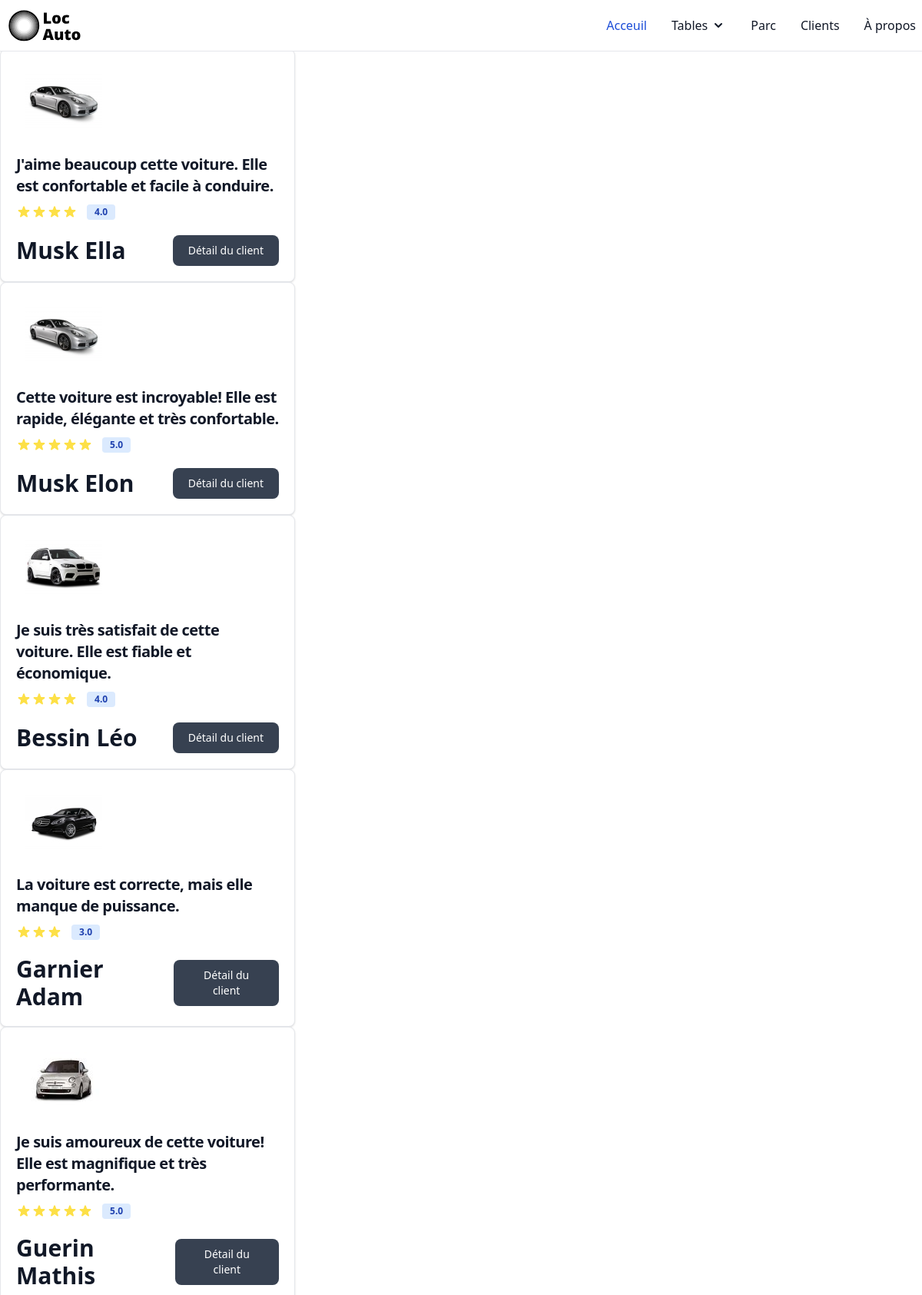
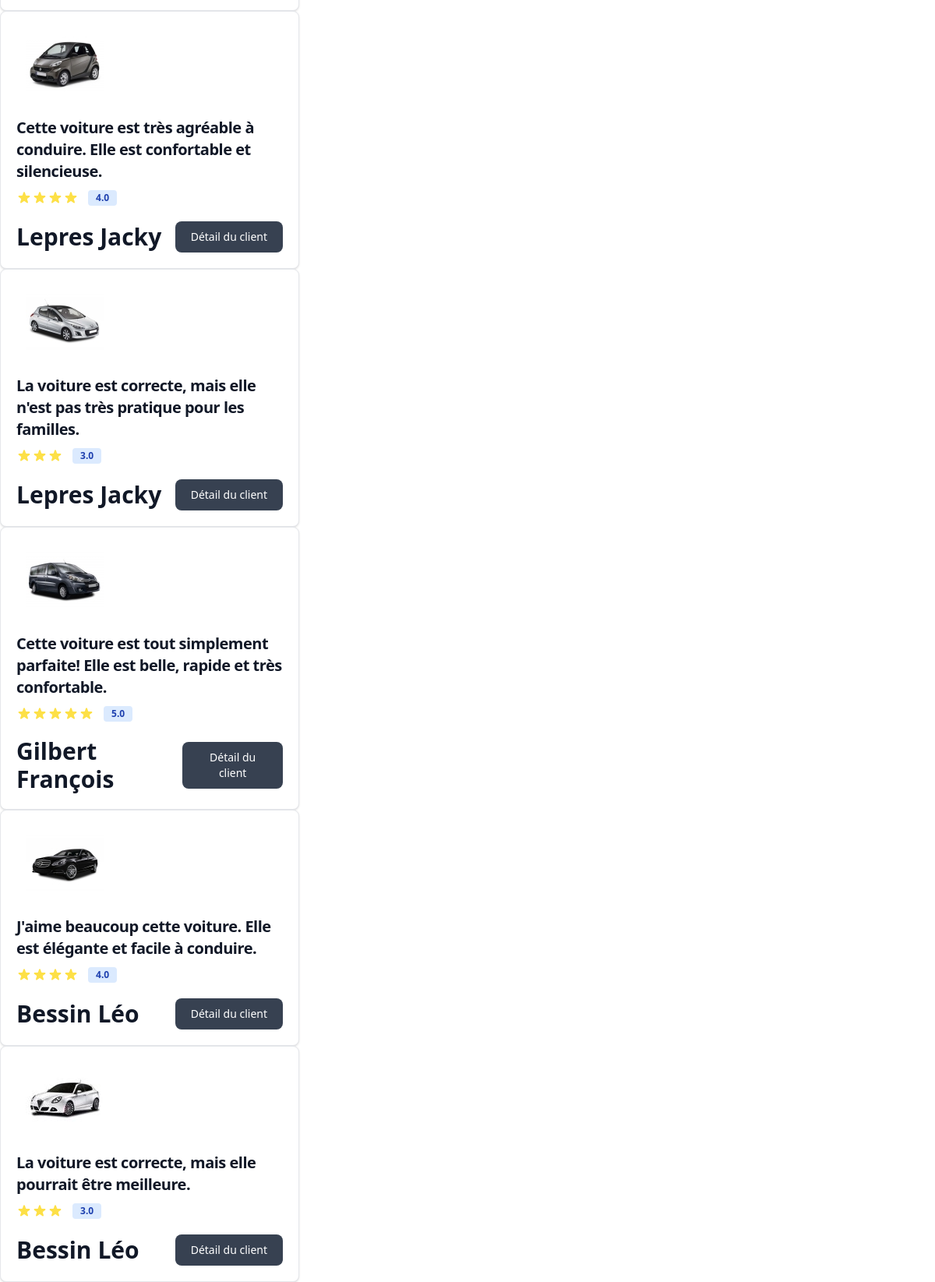
/views/test/opinion.php, run on the app's committed database (2 pictures, top to bottom).
### tables this page shows
CREATE TABLE `Location` (
  `id_location` int(11) NOT NULL,
  `date_debut` date NOT NULL,
  `date_fin` date NOT NULL,
  `compteur_debut` int(11) NOT NULL,
  `compteur_fin` int(11) NOT NULL,
  `id_voiture` varchar(50) NOT NULL,
  `id_client` int(11) NOT NULL
);

CREATE TABLE `Modele` (
  `id_modele` int(11) NOT NULL,
  `libelle` varchar(50) NOT NULL,
  `image` varchar(50) NOT NULL,
  `id_marque` int(11) NOT NULL,
  `id_categorie` varchar(50) NOT NULL
);

CREATE TABLE `Client` (
  `id_client` int(11) NOT NULL,
  `nom` varchar(50) NOT NULL,
  `prenom` varchar(50) NOT NULL,
  `adresse` varchar(50) NOT NULL,
  `id_type_client` int(11) NOT NULL
);

### phpFiles/tools/biblio.php (called while the page is built, shortened)
<?php
function connexionDatabase(): mysqli
{
    return new mysqli(SERVEUR, LOGIN, MDP, BD);
}
?>

### phpFiles/DAO/LocationDao.php (called while the page is built, shortened)
<?php
require_once "../../phpFiles/DAO/VoitureDao.php";
require_once "../../phpFiles/DAO/ClientDao.php";
require_once "../../phpFiles/DAO/OptionDao.php";
require_once "../../phpFiles/tools/biblio.php";
class LocationDao
{
    private static LocationDao $instance;
    private $connexion;
    private function __construct()
    {
        $this->connexion = connexionDatabase();
    }
    public static function getInstance(): LocationDao
    {
        if (!isset(self::$instance)) {
            self::$instance = new LocationDao();
        }
        return self::$instance;
    }
    public function dictToObj($data): LocationClass
    {
        $DaoVoiture = VoitureDao::getInstance();
        $DaoClient = ClientDao::getInstance();
        $DaoOption = OptionDao::getInstance();
        $request_opt =
            "SELECT * FROM Choix_options WHERE id_location=" .
            $data->id_location;
        $request_result_opt = mysqli_query($this->connexion, $request_opt);
        $option = [];
        while ($ligne_opt = mysqli_fetch_object($request_result_opt)) {
            $option[] = $DaoOption->getObjById($ligne_opt->id_option);
        }
        $voiture = $DaoVoiture->getObjById($data->id_voiture);
        $client = $DaoClient->getObjById($data->id_client);
        return new LocationClass(
            $data->id_location,
            $data->date_debut,
            $data->date_fin,
            $data->compteur_debut,
            $data->compteur_fin,
            $voiture,
            $client,
            $option
        );
    }
    public function getAllObj(): array
    {
        $allObj = array();
        $request = "SELECT * FROM Location";
        $request_result = mysqli_query($this->connexion, $request);
        while ($data = mysqli_fetch_object($request_result)) {
            $allObj[] = $this->dictToObj($data);
        }
        return $allObj;
    }
}
?>

### phpFiles/DAO/VoitureDao.php (called while the page is built, shortened)
<?php
require_once "../../phpFiles/DAO/LocationDao.php";
require_once "../../phpFiles/DAO/ModeleDao.php";
require_once "../../phpFiles/tools/biblio.php";
class VoitureDao
{
    private static VoitureDAO $instance;
    private mysqli $connexion;
    private function __construct()
    {
        $this->connexion = connexionDatabase();
    }
    public static function getInstance(): VoitureDao
    {
        if (!isset(self::$instance)) {
            self::$instance = new VoitureDao();
        }
        return self::$instance;
    }
    public function dictToObj($data): VoitureClass
    {
        $DaoModele = ModeleDao::getInstance();
        $modele = $DaoModele->getObjById($data->id_modele);
        return new VoitureClass(
            $data->immatriculation,
            $data->compteur,
            $modele
        );
    }
    public function getObjById($id): ?VoitureClass
    {
        $request = "SELECT * FROM Voiture WHERE immatriculation='$id'";
        $request_result = mysqli_query($this->connexion, $request);
        $data = mysqli_fetch_object($request_result);
        if ($data != null) {
            return $this->dictToObj($data);
        } else {
            return null;
        }
    }
}
?>

### phpFiles/DAO/ClientDao.php (called while the page is built, shortened)
<?php
require_once "../../phpFiles/DAO/LocationDao.php";
require_once "../../phpFiles/tools/biblio.php";
class ClientDao
{
    private static ClientDao $instance;
    public static function getInstance(): ClientDao
    {
        if (!isset(self::$instance)) {
            self::$instance = new ClientDao();
        }
        return self::$instance;
    }
}
?>

### phpFiles/DAO/OptionDao.php (called while the page is built, shortened)
<?php
require_once "../../phpFiles/tools/biblio.php";
class OptionDao
{
    private static OptionDao $instance;
    private mysqli $connexion;
    private function __construct()
    {
        $this->connexion = connexionDatabase();
    }
    public static function getInstance(): OptionDao
    {
        if (!isset(self::$instance)) {
            self::$instance = new OptionDao();
        }
        return self::$instance;
    }
    public function dictToObj($data): OptionClass
    {
        return new OptionClass($data->id_option, $data->libelle, $data->prix);
    }
    public function getObjById($id): ?OptionClass
    {
        $request = "SELECT * FROM Option WHERE id_option=$id";
        $request_result = mysqli_query($this->connexion, $request);
        $data = mysqli_fetch_object($request_result);
        if ($data != null) {
            return $this->dictToObj($data);
        } else {
            return null;
        }
    }
}
?>

### phpFiles/DAO/ModeleDao.php (called while the page is built, shortened)
<?php
require_once "../../phpFiles/DAO/MarqueDao.php";
require_once "../../phpFiles/DAO/CategorieDao.php";
require_once "../../phpFiles/tools/biblio.php";
class ModeleDao
{
    private static ModeleDao $instance;
    private $connexion;
    private function __construct()
    {
        $this->connexion = connexionDatabase();
    }
    public static function getInstance(): ModeleDao
    {
        if (!isset(self::$instance)) {
            self::$instance = new ModeleDao();
        }
        return self::$instance;
    }
    public function dictToObj($data): ModeleClass
    {
        $DaoMarque = MarqueDao::getInstance();
        $DaoCategorie = CategorieDao::getInstance();
        $marque = $DaoMarque->getObjById($data->id_marque);
        $categorie = $DaoCategorie->getObjById($data->id_categorie);
        return new ModeleClass(
            $data->id_modele,
            $data->libelle,
            $data->image,
            $marque,
            $categorie
        );
    }
    public function getObjById($id): ?ModeleClass
    {
        $request = "SELECT * FROM Modele WHERE id_modele=$id";
        $request_result = mysqli_query($this->connexion, $request);
        $data = mysqli_fetch_object($request_result);
        if ($data != null) {
            return $this->dictToObj($data);
        } else {
            return null;
        }
    }
}
?>

### phpFiles/DAO/MarqueDao.php (called while the page is built, shortened)
<?php
require_once "../../phpFiles/tools/biblio.php";
class MarqueDao
{
    private static MarqueDao $instance;
    private $connexion;
    private function __construct()
    {
        $this->connexion = connexionDatabase();
    }
    public static function getInstance(): MarqueDao
    {
        if (!isset(self::$instance)) {
            self::$instance = new MarqueDao();
        }
        return self::$instance;
    }
    public function dictToObj($data): MarqueClass
    {
        return new MarqueClass($data->id_marque, $data->libelle);
    }
    public function getObjById($id): ?MarqueClass
    {
        $request = "SELECT * FROM Marque WHERE id_marque=$id";
        $request_result = mysqli_query($this->connexion, $request);
        $data = mysqli_fetch_object($request_result);
        if ($data != null) {
            return $this->dictToObj($data);
        } else {
            return null;
        }
    }
}
?>

### phpFiles/DAO/CategorieDao.php (called while the page is built, shortened)
<?php
require_once "../../phpFiles/tools/biblio.php";
class CategorieDao
{
    private static CategorieDao $instance;
    private $connexion;
    private function __construct()
    {
        $this->connexion = connexionDatabase();
    }
    public static function getInstance(): CategorieDao
    {
        if (!isset(self::$instance)) {
            self::$instance = new CategorieDao();
        }
        return self::$instance;
    }
    public function dictToObj($data): CategorieClass
    {
        return new CategorieClass(
            $data->id_categorie,
            $data->libelle,
            $data->prix
        );
    }
    public function getObjById($id): ?CategorieClass
    {
        $request = "SELECT * FROM Categorie WHERE id_categorie='$id'";
        $request_result = mysqli_query($this->connexion, $request);
        $data = mysqli_fetch_object($request_result);
        if ($data != null) {
            return $this->dictToObj($data);
        } else {
            return null;
        }
    }
}
?>

### views/test/opinion.php (the view, shortened to what this page needs)
<?php
include "../../phpFiles/widgets/html-part.php";
include "../../phpFiles/DAO/LocationDao.php";
$json = file_get_contents('../../Assets/jsonFiles/opinion.json');
$json_data = json_decode($json);
$DaoLocation = LocationDao::getInstance();
$allLocation = $DaoLocation->getAllObj();
$i=0;
foreach ($allLocation as $location){
    $i++;
    $itJson = $i%sizeof($json_data);
    echo '
<div class="w-full max-w-sm bg-white border border-gray-200 rounded-lg shadow">
    <a href="#">
        <img class="p-8 rounded-t-lg" src="'.$location->getVoiture()->getModele()->getImage().'" alt="product image" />
    </a>
    <div class="px-5 pb-5">
        <a href="#">
            <h5 class="text-xl font-semibold tracking-tight text-gray-900">'.$json_data[$itJson]->comment.'</h5>
        </a>
        <div class="flex items-center mt-2.5 mb-5">
        ';
    echo ' <span class="bg-blue-100 text-blue-800 text-xs font-semibold mr-2 px-2.5 py-0.5 rounded ml-3">'.$json_data[$itJson]->rating.'.0</span>
        </div>
        <div class="flex items-center justify-between">
            <span class="text-3xl font-bold text-gray-900 ">'.$location->getClient()->getNom().' '.$location->getClient()->getPrenom().'</span>
            <a href="#" class="text-white bg-gray-700 hover:bg-gray-800 focus:ring-4 focus:outline-none focus:ring-blue-300 font-medium rounded-lg text-sm px-5 py-2.5 text-center">Détail du client</a>
        </div>
    </div>
</div>
';
}
?>

### data on the page
location: modele.image (picture), comment "J'aime beaucoup cette voiture. Elle est confortable et facile à conduire.", rating "4", id_client.nom "Musk", id_client.prenom "Ella"
location: modele.image (picture), comment "Cette voiture est incroyable! Elle est rapide, élégante et très confortable.", rating "5", id_client.nom "Musk", id_client.prenom "Elon"
location: modele.image (picture), comment "Je suis très satisfait de cette voiture. Elle est fiable et économique.", rating "4", id_client.nom "Bessin", id_client.prenom "Léo"
location: modele.image (picture), comment "La voiture est correcte, mais elle manque de puissance.", rating "3", id_client.nom "Garnier", id_client.prenom "Adam"
location: modele.image (picture), comment "Je suis amoureux de cette voiture! Elle est magnifique et très performante.", rating "5", id_client.nom "Guerin", id_client.prenom "Mathis"
location: modele.image (picture), comment "Cette voiture est très agréable à conduire. Elle est confortable et silencieuse.", rating "4", id_client.nom "Lepres", id_client.prenom "Jacky"
location: modele.image (picture), comment "La voiture est correcte, mais elle n'est pas très pratique pour les familles.", rating "3", id_client.nom "Lepres", id_client.prenom "Jacky"
location: modele.image (picture), comment "Cette voiture est tout simplement parfaite! Elle est belle, rapide et très confortable.", rating "5", id_client.nom "Gilbert", id_client.prenom "François"
location: modele.image (picture), comment "J'aime beaucoup cette voiture. Elle est élégante et facile à conduire.", rating "4", id_client.nom "Bessin", id_client.prenom "Léo"
location: modele.image (picture), comment "La voiture est correcte, mais elle pourrait être meilleure.", rating "3", id_client.nom "Bessin", id_client.prenom "Léo"
